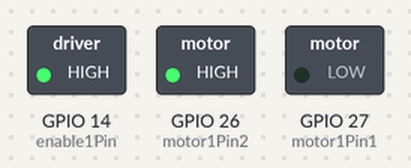
Recording of a sketch running on a simulated ESP32. On the bench: switched loads named in the sketch (green lamp = pin HIGH). What the sketch prints to the serial monitor is not drawn.

Above: at 0.1 s.
Timing chart, 0 to 1.6 s (numbered marks = the images above):
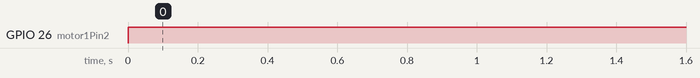

Measured:
- by itself, GPIO 26 (motor1Pin2): LOW → HIGH at 0.00 s

The sketch:

sacaodeinternet_prebaL29.ino
```cpp
int motor1Pin1 = 27;
int motor1Pin2 = 26;
int enable1Pin = 14;

// Setting PWM properties
const int freq = 30000;
const int pwmChannel = 0;
const int resolution = 8;
int dutyCycle = 255;

void setup() {
  // sets the pins as outputs:
  pinMode(motor1Pin1, OUTPUT);
  pinMode(motor1Pin2, OUTPUT);
  pinMode(enable1Pin, OUTPUT);

  // configure LED PWM functionalitites
  ledcSetup(pwmChannel, freq, resolution);

  // attach the channel to the GPIO to be controlled
  ledcAttachPin(enable1Pin, pwmChannel);

  Serial.begin(115200);

  // testing
  Serial.print("Testing DC Motor...");
}

void loop() {
  ledcWrite(pwmChannel, dutyCycle);
  // Move the DC motor forward at maximum speed
  Serial.println("Moving Forward");
  digitalWrite(motor1Pin1, LOW);
  digitalWrite(motor1Pin2, HIGH);
  delay(2000);

}
```
